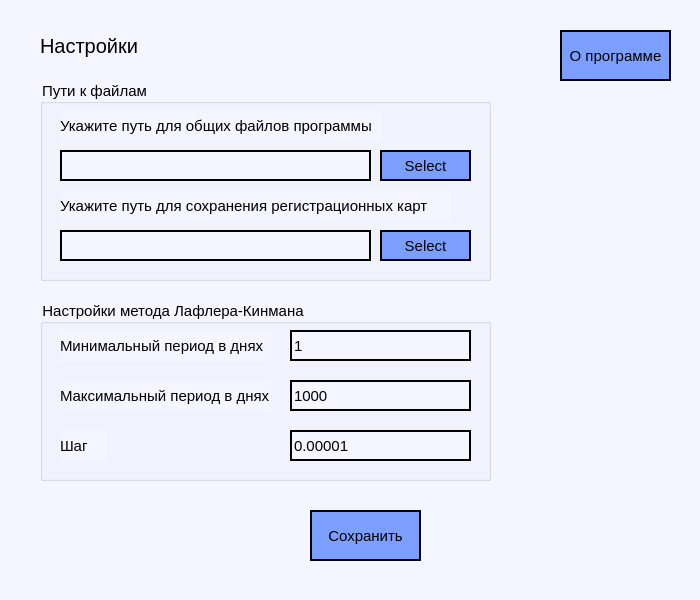
<?xml version="1.0" encoding="UTF-8"?>
<ui version="4.0">
 <class>Form</class>
 <widget class="QWidget" name="Form">
  <property name="geometry">
   <rect>
    <x>0</x>
    <y>0</y>
    <width>700</width>
    <height>600</height>
   </rect>
  </property>
  <property name="minimumSize">
   <size>
    <width>700</width>
    <height>600</height>
   </size>
  </property>
  <property name="maximumSize">
   <size>
    <width>700</width>
    <height>600</height>
   </size>
  </property>
  <property name="font">
   <font>
    <pointsize>11</pointsize>
   </font>
  </property>
  <property name="windowTitle">
   <string>Form</string>
  </property>
  <property name="styleSheet">
   <string notr="true">QWidget {
	background-color: rgb(243, 245, 255);
}

QPushButton {
	border: 2px solid rgb(0, 0, 0);
	background-color: rgb(124, 159, 255);
	color: rgb(0, 0, 0);
}

QLabel {
	color: rgb(0, 0, 0)
}

QLineEdit {
	background-color: rgb(243, 245, 255);
	border: 2px solid rgb(0, 0, 0);
}

QLineEdit:hover {
	background-color: rgb(217, 222, 255);
}

QGroupBox{
	color: rgb(0, 0, 0);
	background-color: rgb(243, 245, 255);
}

QComboBox {
	border: 2px solid rgb(0, 0, 0);
	background-color: rgb(243, 245, 255);
}

QComboBox:hover {
	background-color: rgb(124, 159, 255);
}

QComboBox QAbstractItemView {
	border: 2px solid rgb(0, 0, 0);
	background-color: rgb(243, 245, 255);
	selection-background-color: rgb(217, 222, 255);
	selection-color: rgb(0, 0, 0)
}

QComboBox::drop-down:hover {
    background-color: rgb(190, 137, 255);
}

QPushButton:hover{
	background-color: rgb(190, 137, 255);
	color: rgb(0, 0,0);
}

QPushButton:pressed {
	background-color:rgb(189, 23, 87);
}

QSlider::groove:horizontal {
	border: 0px;
}
 
QSlider::sub-page:horizontal {
	background-color: rgb(11, 20, 197);
	margin-top:8px;
	margin-bottom:8px;
	border-radius: 2px;
}
 
QSlider::add-page:horizontal {
	background:  rgb(131, 0, 81);
	border: 0px solid #777;
	border-radius: 2px;
	margin-top:8px;
	margin-bottom:8px;
}
 
QSlider::handle:horizontal {
	background: rgb(124, 159, 255);
	border: 2px solid rgb(0, 0, 0);
	width: 12px;
	border-radius: 4px;
	margin-top:2px;
	margin-bottom:2px;
}
 
QSlider::handle:horizontal:hover {
	background-color: rgb(190, 137, 255)
}
</string>
  </property>
  <widget class="QPushButton" name="inf_btn">
   <property name="geometry">
    <rect>
     <x>560</x>
     <y>30</y>
     <width>111</width>
     <height>51</height>
    </rect>
   </property>
   <property name="font">
    <font>
     <pointsize>11</pointsize>
    </font>
   </property>
   <property name="text">
    <string>О программе</string>
   </property>
  </widget>
  <widget class="QLabel" name="titlelabel">
   <property name="geometry">
    <rect>
     <x>40</x>
     <y>30</y>
     <width>101</width>
     <height>31</height>
    </rect>
   </property>
   <property name="font">
    <font>
     <pointsize>15</pointsize>
    </font>
   </property>
   <property name="text">
    <string>Настройки</string>
   </property>
  </widget>
  <widget class="QGroupBox" name="PathBox">
   <property name="geometry">
    <rect>
     <x>40</x>
     <y>80</y>
     <width>451</width>
     <height>201</height>
    </rect>
   </property>
   <property name="font">
    <font>
     <pointsize>11</pointsize>
    </font>
   </property>
   <property name="title">
    <string>Пути к файлам</string>
   </property>
   <widget class="QLabel" name="labelpath">
    <property name="geometry">
     <rect>
      <x>20</x>
      <y>30</y>
      <width>321</width>
      <height>31</height>
     </rect>
    </property>
    <property name="font">
     <font>
      <pointsize>11</pointsize>
     </font>
    </property>
    <property name="text">
     <string>Укажите путь для общих файлов программы</string>
    </property>
   </widget>
   <widget class="QLabel" name="labelcards">
    <property name="geometry">
     <rect>
      <x>20</x>
      <y>110</y>
      <width>391</width>
      <height>31</height>
     </rect>
    </property>
    <property name="font">
     <font>
      <pointsize>11</pointsize>
     </font>
    </property>
    <property name="text">
     <string>Укажите путь для сохранения регистрационных карт</string>
    </property>
   </widget>
   <widget class="QLineEdit" name="Fiel_line_in">
    <property name="geometry">
     <rect>
      <x>20</x>
      <y>70</y>
      <width>311</width>
      <height>31</height>
     </rect>
    </property>
    <property name="font">
     <font>
      <pointsize>11</pointsize>
     </font>
    </property>
   </widget>
   <widget class="QLineEdit" name="star_line_in">
    <property name="geometry">
     <rect>
      <x>20</x>
      <y>150</y>
      <width>311</width>
      <height>31</height>
     </rect>
    </property>
    <property name="font">
     <font>
      <pointsize>11</pointsize>
     </font>
    </property>
   </widget>
   <widget class="QPushButton" name="Fiel_line_choice">
    <property name="geometry">
     <rect>
      <x>340</x>
      <y>70</y>
      <width>91</width>
      <height>31</height>
     </rect>
    </property>
    <property name="font">
     <font>
      <pointsize>11</pointsize>
     </font>
    </property>
    <property name="text">
     <string>Select</string>
    </property>
   </widget>
   <widget class="QPushButton" name="star_line_choice">
    <property name="geometry">
     <rect>
      <x>340</x>
      <y>150</y>
      <width>91</width>
      <height>31</height>
     </rect>
    </property>
    <property name="font">
     <font>
      <pointsize>11</pointsize>
     </font>
    </property>
    <property name="text">
     <string>Select</string>
    </property>
   </widget>
  </widget>
  <widget class="QGroupBox" name="groupBox_2">
   <property name="geometry">
    <rect>
     <x>40</x>
     <y>300</y>
     <width>451</width>
     <height>181</height>
    </rect>
   </property>
   <property name="font">
    <font>
     <pointsize>11</pointsize>
    </font>
   </property>
   <property name="title">
    <string>Настройки метода Лафлера-Кинмана</string>
   </property>
   <widget class="QLabel" name="min_period_text">
    <property name="geometry">
     <rect>
      <x>20</x>
      <y>30</y>
      <width>211</width>
      <height>31</height>
     </rect>
    </property>
    <property name="font">
     <font>
      <pointsize>11</pointsize>
     </font>
    </property>
    <property name="text">
     <string>Минимальный период в днях</string>
    </property>
   </widget>
   <widget class="QLineEdit" name="min_period_in">
    <property name="geometry">
     <rect>
      <x>250</x>
      <y>30</y>
      <width>181</width>
      <height>31</height>
     </rect>
    </property>
    <property name="font">
     <font>
      <pointsize>11</pointsize>
     </font>
    </property>
    <property name="text">
     <string>1</string>
    </property>
   </widget>
   <widget class="QLabel" name="max_period_text">
    <property name="geometry">
     <rect>
      <x>20</x>
      <y>80</y>
      <width>211</width>
      <height>31</height>
     </rect>
    </property>
    <property name="font">
     <font>
      <pointsize>11</pointsize>
     </font>
    </property>
    <property name="text">
     <string>Максимальный период в днях </string>
    </property>
   </widget>
   <widget class="QLineEdit" name="max_period_in">
    <property name="geometry">
     <rect>
      <x>250</x>
      <y>80</y>
      <width>181</width>
      <height>31</height>
     </rect>
    </property>
    <property name="font">
     <font>
      <pointsize>11</pointsize>
     </font>
    </property>
    <property name="text">
     <string>1000</string>
    </property>
   </widget>
   <widget class="QLabel" name="step_period_text">
    <property name="geometry">
     <rect>
      <x>20</x>
      <y>130</y>
      <width>47</width>
      <height>31</height>
     </rect>
    </property>
    <property name="font">
     <font>
      <pointsize>11</pointsize>
     </font>
    </property>
    <property name="text">
     <string>Шаг</string>
    </property>
   </widget>
   <widget class="QLineEdit" name="step_period_in">
    <property name="geometry">
     <rect>
      <x>250</x>
      <y>130</y>
      <width>181</width>
      <height>31</height>
     </rect>
    </property>
    <property name="font">
     <font>
      <pointsize>11</pointsize>
     </font>
    </property>
    <property name="text">
     <string>0.00001</string>
    </property>
   </widget>
  </widget>
  <widget class="QPushButton" name="butn">
   <property name="geometry">
    <rect>
     <x>310</x>
     <y>510</y>
     <width>111</width>
     <height>51</height>
    </rect>
   </property>
   <property name="font">
    <font>
     <pointsize>11</pointsize>
    </font>
   </property>
   <property name="text">
    <string>Сохранить</string>
   </property>
  </widget>
 </widget>
 <resources/>
 <connections/>
</ui>
